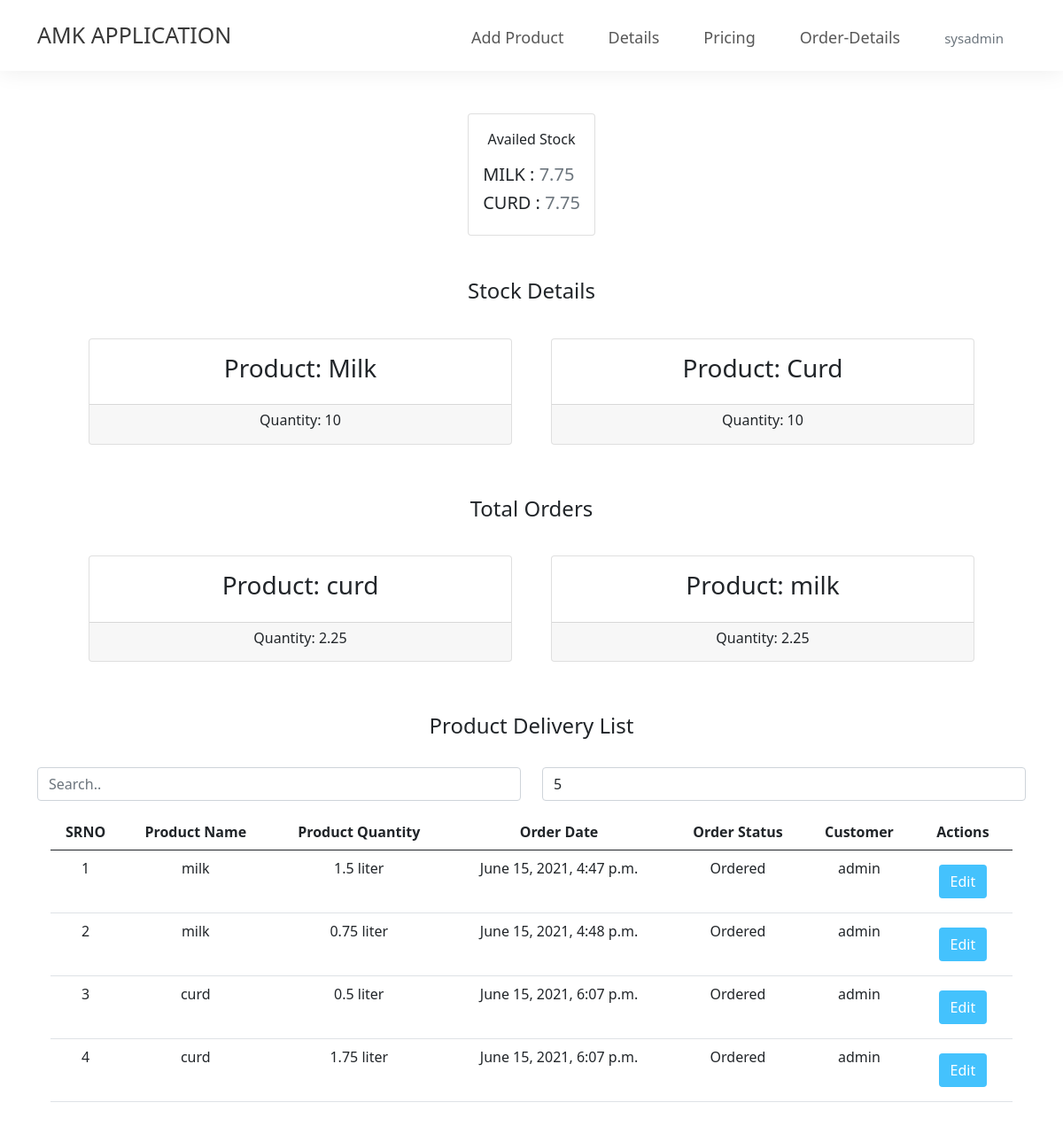
Page /delivery/ (signed in) on the committed database.
### amkapp/models.py (models this page shows, shortened)
class Item(models.Model):
    name = models.CharField(max_length=100)
    quantity = models.IntegerField()

class Order(models.Model):
    name = models.CharField(max_length=100,null=True,blank=True)
    quantity = models.FloatField()
    date = models.DateTimeField(auto_now_add=True)
    status = models.CharField(max_length=100,null=True,blank=True,default="Ordered")
    customer = models.ForeignKey(User,on_delete=models.CASCADE)

### amkapp/decorators.py (the view)
    def wrapper_func(request,*args, **kwargs):
        group = None
        if request.user.groups.exists():
            group = request.user.groups.all()[0].name
        if group == 'customer':
            return redirect('home')
        if group == 'Admin':
            return view_func(request,*args,**kwargs)

### amkapp/views.py (called while the page is built)
@login_required(login_url="signin")
@admin_only
def delevery(request):
    items = Item.objects.all()
    orders = Order.objects.all()
    result = Order.objects.values('name').annotate(total_amt=Sum('quantity'))
    milk = Order.objects.filter(name='milk').aggregate(Sum('quantity'))
    curd = Order.objects.filter(name='curd').aggregate(Sum('quantity'))
    scurd = Item.objects.filter(name='Curd').aggregate(Sum('quantity'))
    smilk = Item.objects.filter(name='Milk').aggregate(Sum('quantity'))
    a = smilk['quantity__sum']
    b = milk['quantity__sum']
    c = curd['quantity__sum']
    d = scurd['quantity__sum']
    res = a-b
    result1 = d-c
    context={
        'orders':orders,
        'result':result,
        'items':items,
        'res':res,
        'result1':result1
    }
    return render(request,'deliveryboy.html',context)

### amkapp/templates/deliveryboy.html (shortened to what this page needs)
{% extends 'base.html' %}
{% block content %}
<div class="container mt-5">
    <div class="avail" style="display: flex;align-items: center;justify-content: center;">
        <div class="card">
            <div class="card-body">
                <p class="text-center">Availed Stock</p>
                <h5>MILK : <span class="text-muted" id="avail-milk">{{res}}</span></h5>
                <h5>CURD : <span class="text-muted" id="avail-curd">{{result1}}</span></h5>
            </div>
        </div>
    </div>
    <div class="stock m-5">
        <h4 class="text-center" style="margin:5px;">Stock Details</h4>
        <br/>
        <div class="row">
            {% for item in items %}
            <div class="col">
                <div class="card" id="card-Stock" style="margin:10px;">
                    <div class="card-body">
                        <h3 class="text-center" id="stock-name">Product: {{ item.name }}</h3>
                    </div>
                    <div class="card-footer">
                        <h6 class="text-center" id="stock-qty">Quantity: {{ item.quantity }}</h6>
                    </div>
                </div>
            </div>
            {% endfor %}
        </div>
    </div>
    <div class="Ordered m-5">
        <h4 class="text-center" style="margin:5px;">Total Orders</h4>
        <br/>
        <div class="row">
            {% for q in result %}
            <div class="col">
                <div class="card" style="margin:10px;">
                    <div class="card-body">
                        <h3 class="text-center" id="order-name">Product: {{ q.name }}</h3>
                    </div>
                    <div class="card-footer">
                        <h6 class="text-center" id="order-qty">Quantity: {{ q.total_amt }}</h6>
                    </div>
                </div>
            </div>
            {% endfor %}
        </div>
    </div>
    <h4 class="text-center">Product Delivery List</h4>
    <br/>
    <div class="row">
        <div class="col">
            <div class="search-form">
                <input id="myInput" class="form-control" type="text" placeholder="Search.." autocomplete="off">
            </div>
        </div>
        <div class="col">
            <div class="form-group">
                <select class  ="form-control" name="state" id="maxRows">
                    <option value="5">5</option>
                </select>
            </div>
        </div>
    </div>
    <div style="overflow-x:auto;margin:15px;">
        <table class="table text-center" id="table-id">
            <thead>
                <tr id="myrow1">
                    <th>Product Name</th>
                    <th>Product Quantity</th>
                    <th>Order Date</th>
                    <th>Order Status</th>
                    <th>Customer</th>
                    <th>Actions</th>
                </tr>
            </thead>
            <tbody id="myTable">
                {% for order in orders %}
                <tr>
                    <td>{{order.name}}</td>
                    <td>{{order.quantity}} liter</td>
                    <td>{{order.date}}</td>
                    <td>{{order.status}}</td>
                    <td>{{order.customer}}</td>
                    <td>
                        <a href="{% url 'order-edit' order.pk %}" class="btn m-2">Edit</a>
                    </td>
                </tr>
                {% endfor %}
            </tbody>
        </table>
    </div>
</div>
{% endblock content %}

### amkapp/templates/base.html (shortened to what this page needs)
{% load static %}
<!doctype html>
<html lang="en">
    <head>
        <link href="https://cdn.jsdelivr.net/npm/bootstrap@5.0.1/dist/css/bootstrap.min.css" rel="stylesheet">
        <link rel="stylesheet" href="{% static 'css/style.css' %}"></link>
        <link rel="stylesheet" href="https://cdnjs.cloudflare.com/ajax/libs/font-awesome/5.15.3/css/all.min.css" />
    </head>
    <body oncontextmenu="return false;">
        <nav class="navbar">
            <div class="container">
                <a href="{% url 'home' %}" class="navlogo">AMK APPLICATION</a>
                <ul class="main-nav">
                    {% if request.user.is_authenticated %}
                        <li><a href="{% url 'home' %}" class="navlink">Add Product</a></li>
                        <li><a href="{% url 'orders' %}" class="navlink">Details</a></li>
                        <li><a href="{% url 'prices' %}" class="navlink">Pricing</a></li>
                        {% if request.user.is_staff %}
                            <li><a href="{% url 'delivery' %}" class="navlink">Order-Details</a></li>
                        {% endif %}
                        {% if request.user %}
                        <div class="dropdown">
                            <a href="#" class="dropbtn navlink text-muted"><span style="font-size:15px;">{{request.user}}</span></a>
                        </div>
                        {% endif %}
                    {% endif %}
                </ul>
            </div>
        </nav>
        {% block content %}
        {% endblock content %}
    </body>
</html>

### amkapp/static/css/style.css (style rules this page uses)
.navbar { height: 80px; box-shadow: 0px 0px 25px 0 rgb(0 0 0 / 8%); z-index:999; }
.main-nav { list-style: none; display: flex; justify-content: flex-end; align-items: center; padding: 20px 0 0 0px; }
.navlink { margin:25px; text-decoration: none; font-size: 18px; color: rgba(0, 0, 0, 0.658); }
.navlogo { text-decoration: none; font-size: 25px; color: rgba(0, 0, 0, 0.781); }
.btn { background-color:#44c2fd; color:#fff; }

### amkapp/templates/base.html (style rules this page uses)
.dropdown { position: relative; display: inline-block; }

### rows in the picture
Item: name "Milk", quantity "10"
Item: name "Curd", quantity "10"
Order: name "milk", quantity "1.5", date "June 15, 2021, 4:47 p.m.", status "Ordered", customer "admin"
Order: name "milk", quantity "0.75", date "June 15, 2021, 4:48 p.m.", status "Ordered", customer "admin"
Order: name "curd", quantity "0.5", date "June 15, 2021, 6:07 p.m.", status "Ordered", customer "admin"
Order: name "curd", quantity "1.75", date "June 15, 2021, 6:07 p.m.", status "Ordered", customer "admin"

### other values in the picture
{{ request.user }} "sysadmin"
{{ res }} "7.75"
{{ result1 }} "7.75"
{{ q.name }} "curd" "milk"
{{ q.total_amt }} "2.25" "2.25"
